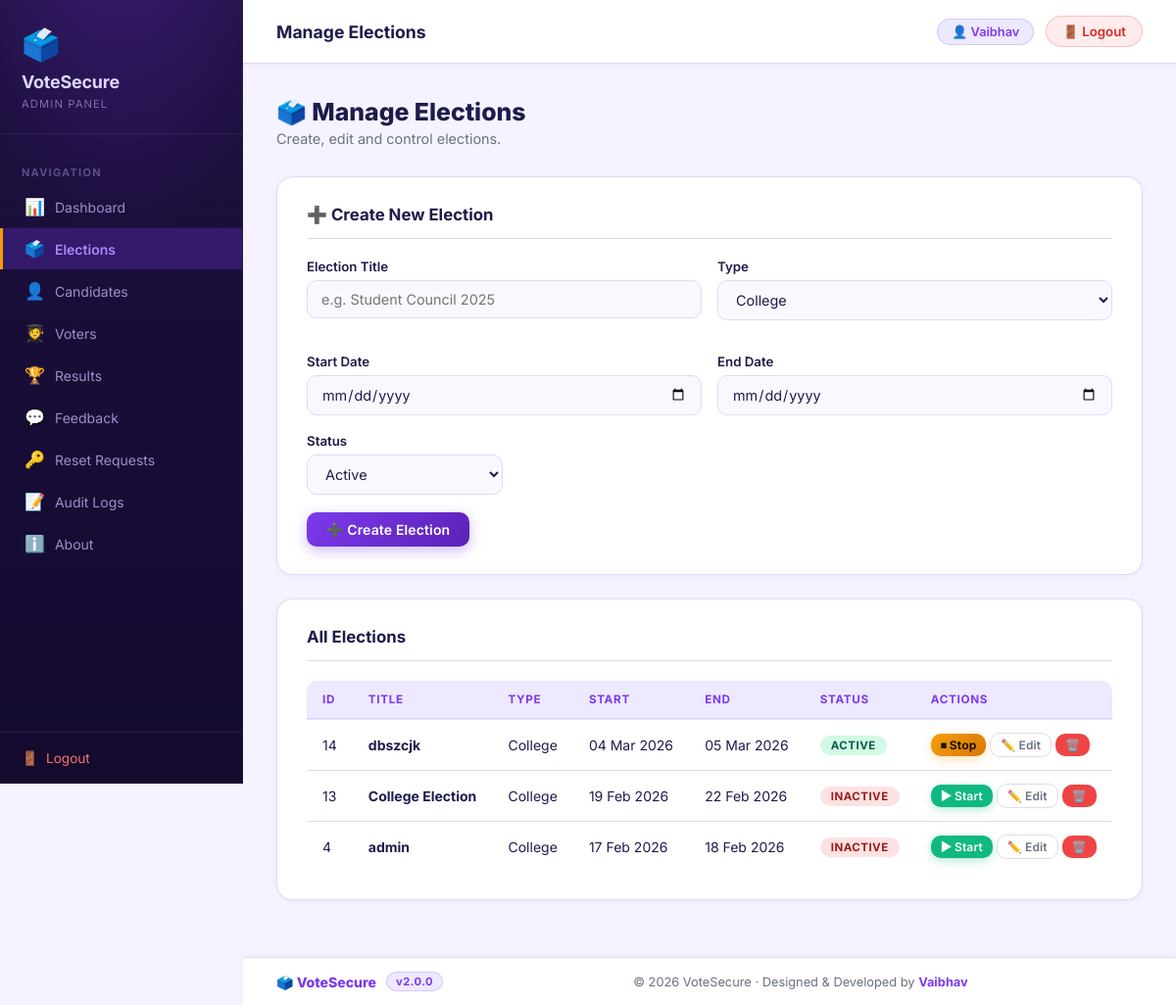
Page /admin/manage_elections.php (signed in) on the committed database.
### tables this page shows
CREATE TABLE `elections` (
  `id` int(11) NOT NULL,
  `title` varchar(255) NOT NULL,
  `type` varchar(100) NOT NULL,
  `start_date` date NOT NULL,
  `end_date` date NOT NULL,
  `status` varchar(20) DEFAULT 'Inactive',
  `winner_id` int(11) DEFAULT NULL
);

### admin/manage_elections.php (the view, shortened to what this page needs)
<?php
include("../config/database.php");
$elections = $conn->query("SELECT * FROM elections ORDER BY id DESC")->fetch_all(MYSQLI_ASSOC);
$edit_data = null;
include("includes/header.php");
?>
<h1 class="page-title">🗳️ Manage Elections</h1>
<p class="page-subtitle">Create, edit and control elections.</p>
<div class="card">
    <div class="card-title"><?php echo $edit_data ? '✏️ Edit Election' : '➕ Create New Election'; ?></div>
    <form method="POST">
        <div class="form-grid">
            <div class="form-group">
                <label for="title">Election Title</label>
                <input type="text" id="title" name="title" placeholder="e.g. Student Council 2025" required
                       value="<?php echo htmlspecialchars($edit_data['title'] ?? ''); ?>">
            </div>
            <div class="form-group">
                <label for="type">Type</label>
                <select id="type" name="type">
                    <?php foreach(['College','School','Club','Organization'] as $t): ?>
                    <option <?php echo (($edit_data['type'] ?? '') === $t) ? 'selected' : ''; ?>><?php echo $t; ?></option>
                    <?php endforeach; ?>
                </select>
            </div>
            <div class="form-group">
                <label for="start">Start Date</label>
                <input type="date" id="start" name="start" required
                       value="<?php echo $edit_data['start_date'] ?? ''; ?>">
            </div>
            <div class="form-group">
                <label for="end">End Date</label>
                <input type="date" id="end" name="end" required
                       value="<?php echo $edit_data['end_date'] ?? ''; ?>">
            </div>
        </div>
        <div class="form-group" style="max-width:200px;">
            <label for="status">Status</label>
            <select id="status" name="status">
                <option <?php echo (($edit_data['status'] ?? '') === 'Active')   ? 'selected' : ''; ?>>Active</option>
            </select>
        </div>
        <?php if($edit_data): ?>
            <button name="update_election" class="btn btn-primary">💾 Update Election</button>
            <a href="manage_elections.php" class="btn btn-outline" style="margin-left:8px;">Cancel</a>
        <?php else: ?>
            <button name="create_election" class="btn btn-primary">➕ Create Election</button>
        <?php endif; ?>
    </form>
</div>
<div class="card">
    <div class="card-title">All Elections</div>
    <div class="table-wrap">
        <table class="data-table">
            <thead>
                <tr>
                    <th>ID</th><th>Title</th><th>Type</th>
                    <th>Start</th><th>End</th><th>Status</th><th>Actions</th>
                </tr>
            </thead>
            <tbody>
            <?php if(empty($elections)): ?>
                <tr><td colspan="7" style="text-align:center;color:#64748b;padding:24px;">No elections yet.</td></tr>
            <?php else: ?>
            <?php foreach($elections as $row): ?>
                <tr>
                    <td><?php echo $row['id']; ?></td>
                    <td><strong><?php echo htmlspecialchars($row['title']); ?></strong></td>
                    <td><?php echo htmlspecialchars($row['type']); ?></td>
                    <td><?php echo date('d M Y', strtotime($row['start_date'])); ?></td>
                    <td><?php echo date('d M Y', strtotime($row['end_date'])); ?></td>
                    <td>
                        <span class="badge <?php echo $row['status']==='Active' ? 'badge-success' : 'badge-danger'; ?>">
                            <?php echo $row['status']; ?>
                        </span>
                    </td>
                    <td style="white-space:nowrap;">
                        <?php if($row['status'] === 'Active'): ?>
                            <a href="?toggle=<?php echo $row['id']; ?>"
                               class="btn btn-warning btn-xs"
                               onclick="return confirm('Stop this election?')">⏹ Stop</a>
                        <?php else: ?>
                            <a href="?toggle=<?php echo $row['id']; ?>"
                               class="btn btn-success btn-xs"
                               onclick="return confirm('Start this election?')">▶ Start</a>
                        <?php endif; ?>
                        <a href="?edit=<?php echo $row['id']; ?>" class="btn btn-outline btn-xs">✏️ Edit</a>
                        <a href="?delete=<?php echo $row['id']; ?>"
                           class="btn btn-danger btn-xs"
                           onclick="return confirm('Delete this election and all its votes?')">🗑️</a>
                    </td>
                </tr>
            <?php endforeach; ?>
            <?php endif; ?>
            </tbody>
        </table>
    </div>
</div>
<?php include("includes/footer.php"); ?>

### assets/css/admin.css (style rules this page uses)
:root { --primary: #7c3aed; --primary-dark: #6d28d9; --primary-deeper: #5b21b6; --primary-light: #ede9fe; --primary-glow: rgba(124, 58, 237, .22); --accent: #f59e0b; --accent-dark: #d97706; --accent-light: #fef3c7; --success: #10b981; --success-dark: #059669; --danger: #ef4444; --danger-dark: #dc2626; --warning: #f59e0b; --sidebar-bg: #1e1040; --sidebar-w: 248px; --text-main: #1e1b4b; --text-muted: #6b7280; --bg-page: #f5f3ff; --bg-card: #ffffff; --border: #e0d9f7; --radius-sm: 10px; --radius-md: 16px; --radius-lg: 22px; --shadow-sm: 0 1px 4px rgba(124, 58, 237, .08); --shadow-md: 0 4px 18px rgba(124, 58, 237, .13); --shadow-lg: 0 12px 44px rgba(124, 58, 237, .18); --transition: 0.22s ease; }
*, *::before, *::after { box-sizing: border-box; margin: 0; padding: 0; }
body { font-family: 'Inter', Arial, sans-serif; background: var(--bg-page); color: var(--text-main); min-height: 100vh; display: flex; }
a { color: var(--primary); text-decoration: none; }
.page-title { font-size: 1.55rem; font-weight: 800; color: var(--text-main); margin-bottom: 4px; }
.page-subtitle { font-size: .9rem; color: var(--text-muted); margin-bottom: 30px; }
.card { background: var(--bg-card); border: 1px solid var(--border); border-radius: var(--radius-md); padding: 28px 30px; box-shadow: var(--shadow-sm); margin-bottom: 24px; }
.card-title { font-size: 1.05rem; font-weight: 700; color: var(--text-main); margin-bottom: 20px; padding-bottom: 14px; border-bottom: 1px solid var(--border); display: flex; align-items: center; gap: 8px; }
.form-grid { display: grid; grid-template-columns: 1fr 1fr; gap: 16px; }
.form-group { margin-bottom: 18px; }
.form-group label { display: block; font-size: .83rem; font-weight: 600; color: var(--text-main); margin-bottom: 6px; }
.form-group input, .form-group textarea, .form-group select { width: 100%; padding: 10px 14px; border: 1.5px solid var(--border); border-radius: var(--radius-sm); font-size: .9rem; font-family: inherit; color: var(--text-main); background: #faf8ff; transition: border-color var(--transition), box-shadow var(--transition); outline: none; }
.btn { display: inline-flex; align-items: center; gap: 6px; padding: 9px 20px; border-radius: var(--radius-sm); font-size: .875rem; font-weight: 600; cursor: pointer; border: none; text-decoration: none; transition: background var(--transition), transform var(--transition), box-shadow var(--transition); font-family: inherit; letter-spacing: .01em; }
.btn-primary { background: linear-gradient(135deg, var(--primary), var(--primary-deeper)); color: #fff; box-shadow: 0 4px 14px rgba(124, 58, 237, .35); }
.btn-success { background: var(--success); color: #fff; box-shadow: 0 3px 10px rgba(16, 185, 129, .3); }
.btn-danger { background: var(--danger); color: #fff; }
.btn-warning { background: linear-gradient(135deg, var(--accent), var(--accent-dark)); color: #1c1403; font-weight: 700; box-shadow: 0 3px 12px rgba(245, 158, 11, .3); }
.btn-outline { background: transparent; border: 1.5px solid var(--border); color: var(--text-muted); }
.btn-xs { padding: 4px 10px; font-size: .75rem; }
.table-wrap { overflow-x: auto; border-radius: var(--radius-sm); }
table.data-table { width: 100%; border-collapse: collapse; font-size: .875rem; }
table.data-table th { background: var(--primary-light); padding: 12px 16px; text-align: left; font-size: .73rem; font-weight: 700; color: var(--primary); text-transform: uppercase; letter-spacing: .06em; border-bottom: 2px solid rgba(124, 58, 237, .15); }
table.data-table td { padding: 13px 16px; border-bottom: 1px solid var(--border); color: var(--text-main); vertical-align: middle; }
table.data-table tr:last-child td { border-bottom: none; }
.badge { display: inline-block; padding: 3px 11px; border-radius: 50px; font-size: .72rem; font-weight: 700; text-transform: uppercase; letter-spacing: .04em; }
.badge-success { background: #d1fae5; color: #065f46; }
.badge-danger { background: #fee2e2; color: #991b1b; }

### rows in the picture
elections: id "14", title "dbszcjk", type "College", start_date "04 Mar 2026", end_date "05 Mar 2026", status "ACTIVE"
elections: id "13", title "College Election", type "College", start_date "19 Feb 2026", end_date "22 Feb 2026", status "INACTIVE"
elections: id "4", title "admin", type "College", start_date "17 Feb 2026", end_date "18 Feb 2026", status "INACTIVE"

### other values in the picture
$item['icon'] "📊"
$item['label'] "Dashboard"
$item['icon'] "🗳️"
$item['label'] "Elections"
$item['icon'] "👤"
$item['label'] "Candidates"
$item['icon'] "🧑‍🎓"
$item['label'] "Voters"
$item['icon'] "🏆"
$item['label'] "Results"
$item['icon'] "💬"
$item['label'] "Feedback"
$item['icon'] "🔑"
$item['label'] "Reset Requests"
$item['icon'] "📝"
